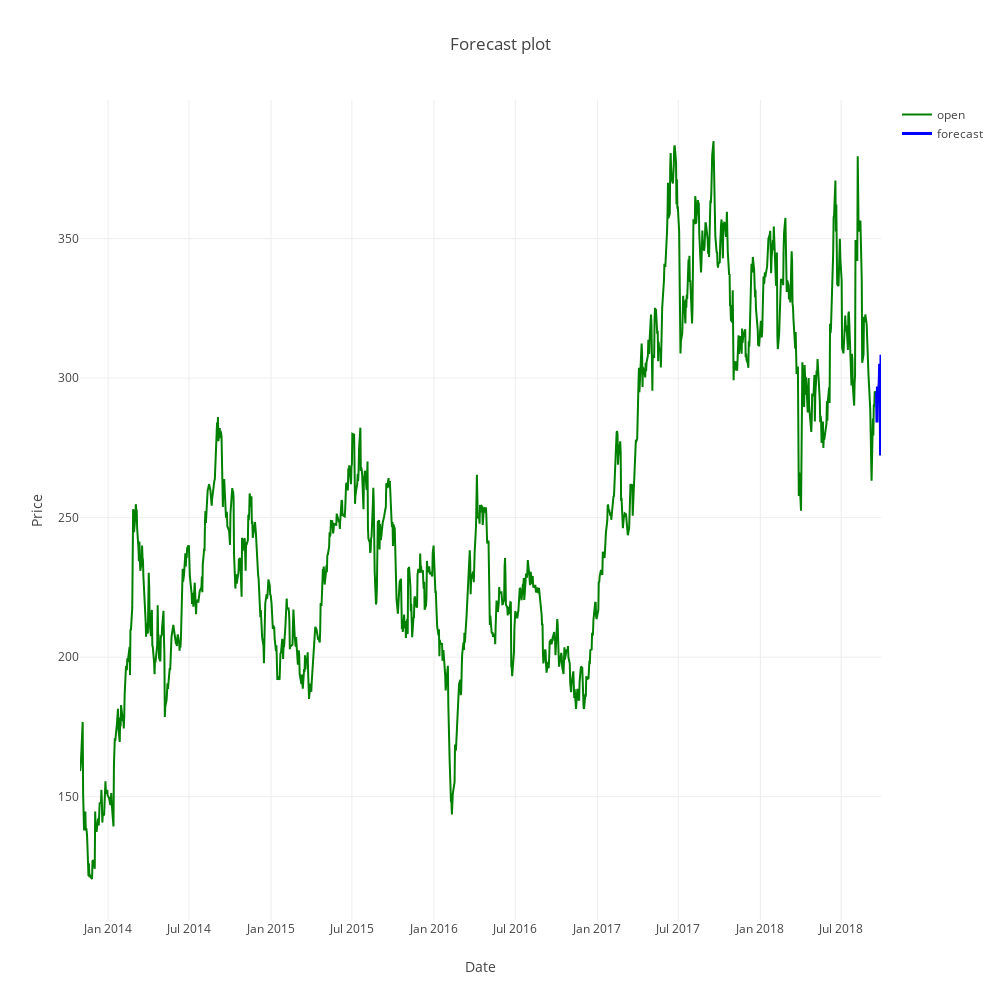

Source (notebook cell):
### Code cell
p1 = go.Scatter(x=df.index,
                y=df.close, 
                mode='lines',
                name='open',
                marker=dict(color='green')
               )
p2 = go.Scatter(x=df.index, 
                y=df.forecast,
                mode='lines',
                name='forecast',
                line=dict(color='blue', width=3)
                )

layout = go.Layout(title='Forecast plot',width=1000,height=1000,
xaxis=dict(title='Date',ticks='', showticklabels=True,
                              zeroline=False),
                   yaxis=dict(title='Price',ticks='', showticklabels=True,
                              zeroline=False),
                   showlegend=True)

fig = go.Figure(data=[p1, p2], layout=layout)

iplot(fig)

### Figure 1 — Plotly figure (JSON) as saved in the notebook; plotly's stock layout.template omitted (floating-point values rounded to 4 significant figures; data arrays with more than 128 entries replaced by an {"elided": "..."} marker saying what was removed)
{"data": [{"marker": {"color": "green"}, "mode": "lines", "name": "open", "type": "scatter", "uid": "973601cc-c661-11e8-9179-acde48001122", "x": {"elided": "1240 str values"}, "y": {"elided": "1240 float values"}}, {"line": {"color": "blue", "width": 3}, "mode": "lines", "name": "forecast", "type": "scatter", "uid": "97360336-c661-11e8-b888-acde48001122", "x": {"elided": "1240 str values"}, "y": {"elided": "1240 float values"}}], "layout": {"height": 1000, "showlegend": true, "title": "Forecast plot", "width": 1000, "xaxis": {"showticklabels": true, "ticks": "", "title": "Date", "zeroline": false}, "yaxis": {"showticklabels": true, "ticks": "", "title": "Price", "zeroline": false}}}
